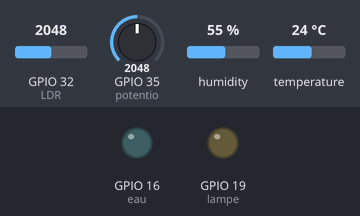
This program was run on a simulated ESP32. Parts: output pins drawn as LEDs (lit = HIGH). The inputs (shaded band) are chosen by the test bench; at power-on: GPIO 32 (LDR) = 2048, GPIO 35 (potentio) = 2048, humidity 55 %, temperature 24 °C. WiFi joins after 1.5 s; servers stay silent unless stated; no MQTT or app messages arrive unless stated; what the program prints to the serial monitor is not drawn.

Above: at 3.7 s.
3.8 s: GPIO 32 (LDR) set to 1949
At 5.8 s:
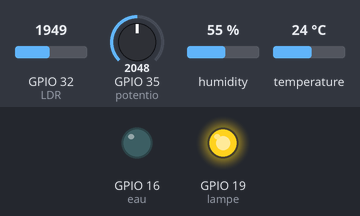
10.3 s: GPIO 35 (potentio) set to 1701
16.8 s: GPIO 35 (potentio) set to 1611
At 20.8 s:
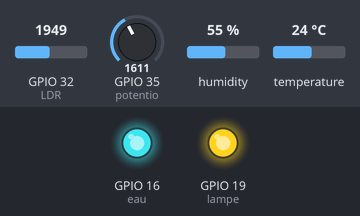
23.3 s: GPIO 32 (LDR) set to 2040
At 25.8 s:
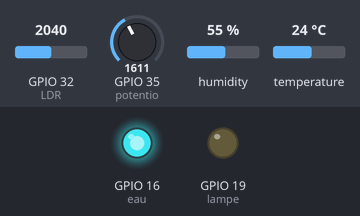
29.8 s: humidity set to 79 %
36.3 s: humidity set to 82 %
Timing chart, 0 to 39.3 s (numbered marks = the images above; inputs shaded):
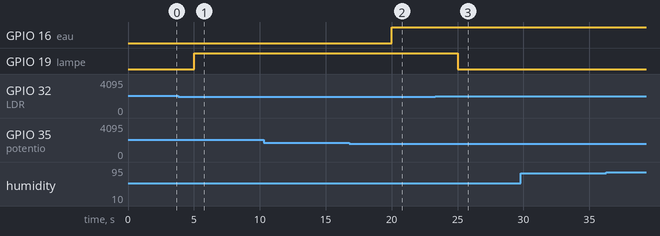

The program:

main.cpp
```cpp
#include <Arduino.h>
#include <Adafruit_Sensor.h>
#include <DHT.h>
#include <DHT_U.h>
#define DHTTYPE    DHT22
#include <WiFi.h>
#include <AsyncMqttClient.h>
AsyncMqttClient mqttClient;

const char* mqtt_server = "test.mosquitto.org";
const int mqtt_port = 1883;

const char* ssid = "Wokwi-GUEST";
const char* password = "";

const int lampe = 19;
const int eau = 16;
const int potentio = 35;
const int dhtPin = 17;
const int LDR = 32;

DHT_Unified dht(dhtPin, DHTTYPE);

void onMqttConnect(bool sessionPresent) {
    Serial.println("MQTT connection established!");
    Serial.println("ESP32 is online and ready to publish data.");
    mqttClient.publish("mini-serre/status", 1, true, "online");
}

void setup() {
  Serial.begin(115200);
  delay(1000);
  //wifi setup
  Serial.println("Connecting to WiFi...");
  WiFi.begin(ssid, password);
  while (WiFi.status() != WL_CONNECTED) {
    delay(500);
    Serial.print(".");
  }
  Serial.println();
  Serial.println("WiFi connected!");
  Serial.print("IP address: ");
  Serial.println(WiFi.localIP());
  //mqtt setup
  mqttClient.setServer(mqtt_server, mqtt_port);
  mqttClient.setWill("mini-serre/status", 1, true, "offline"); //last will & testament
  mqttClient.onConnect(onMqttConnect);
  mqttClient.connect();
  //pin config
  pinMode(lampe, OUTPUT);
  pinMode(eau, OUTPUT);
  pinMode(potentio, INPUT);
  pinMode(LDR, INPUT);
  dht.begin();
}

void loop() {
static unsigned long lastPublish = 0;
const unsigned long interval = 5000;
//loop for reading and publishing data
if (millis() - lastPublish >= interval) {
  lastPublish = millis();
  //reading and converting potentio values
  int hum_sol = analogRead(potentio);
  int hum_percent = map(hum_sol, 0, 4095, 0, 100);
  //reading luminosity value
  int luminosite = analogRead(LDR);
  //get temp and hum and verify if there is an error
  sensors_event_t tempEvent, humEvent;
  dht.temperature().getEvent(&tempEvent);
  dht.humidity().getEvent(&humEvent);
 if (isnan(tempEvent.temperature) || isnan(humEvent.relative_humidity)) {
    Serial.println("DHT22 error reading data.");
    return;
 }
 if (mqttClient.connected()) {
  //print to console
  Serial.print("Soil Humidity Percentage: " + String(hum_percent) + "%");
  Serial.print("Temperature: " + String(tempEvent.temperature, 2) + "°C\t");
  Serial.print("Humidity: " + String(humEvent.relative_humidity, 1) + "%\t");
  Serial.println("Luminosity: " + String(luminosite) + "\t");
  //publish to broker
  mqttClient.publish("mini-serre/soil", 0, false, String(hum_percent).c_str());
  mqttClient.publish("mini-serre/temperature", 0, false, String(tempEvent.temperature).c_str());
  mqttClient.publish("mini-serre/humidity", 0, false, String(humEvent.relative_humidity).c_str());
  mqttClient.publish("mini-serre/light", 0, false, String(luminosite).c_str());
  //watering manipulation
  if (hum_percent < 40) {
    digitalWrite(eau, HIGH);
    Serial.println("Watering the plant...");
  } else if (hum_percent > 70) {
    digitalWrite(eau, LOW);
    Serial.println("Soil is too wet, stopping watering.");
  } else {
    digitalWrite(eau, LOW);
    Serial.println("Soil moisture is sufficient.");
  }
  //lamp manipulation
  if (luminosite < 2000) {
    digitalWrite(lampe, HIGH);
    Serial.println("It's dark, turning on the lamp.");
  } else {
    digitalWrite(lampe, LOW);
    Serial.println("Light level is sufficient.");
  }
  //temp and hum alerts
  if (tempEvent.temperature > 40) {
    Serial.println("Warning: High temperature detected!");
    mqttClient.publish("mini-serre/alert", 1, true, "Warning! High temperature detected!");
  }
  if (humEvent.relative_humidity > 80) {
    Serial.println("Warning: High humidity detected!");
    mqttClient.publish("mini-serre/alert", 1, true, "Warning! High Humidity level detected!");
  }
}
}
}
```

Measured:
- the behaviour switches between 2000 and 1999 on GPIO 32 (LDR) (found by bisection; images 0 and 1)
- the behaviour switches between 1638 and 1637 on GPIO 35 (potentio) (found by bisection; images 1 and 2)
- after the input at 3.8 s, GPIO 19 (lampe): LOW → HIGH after 1.2 s
- after the input at 10.3 s, every drawn part: stays the same
- after the input at 16.8 s, GPIO 16 (eau): LOW → HIGH after 3.2 s
- after the input at 23.3 s, GPIO 19 (lampe): HIGH → LOW after 1.7 s
- after the input at 29.8 s, every drawn part: stays the same
- after the input at 36.3 s, every drawn part: stays the same
